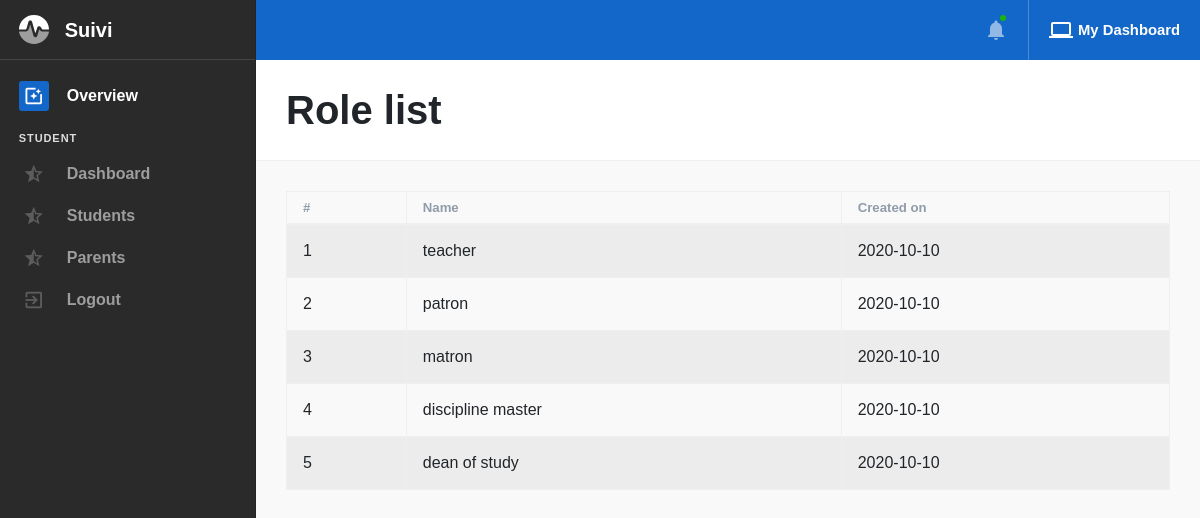
The app's page /staff-role-list.php (signed in) with its own data.
### tables this page shows
CREATE TABLE `staffrole` (
  `id` varchar(200) NOT NULL,
  `name` varchar(45) DEFAULT NULL,
  `created_on` date DEFAULT NULL,
  `deleted` char(45) DEFAULT NULL
);

### staff-role-list.php (the view, shortened to what this page needs)
<!DOCTYPE html>
<html lang="en" dir="ltr">
<head>
    <link type="text/css" href="assets/vendor/perfect-scrollbar.css" rel="stylesheet">
    <link type="text/css" href="assets/css/app.css" rel="stylesheet">
    <link type="text/css" href="assets/css/app.rtl.css" rel="stylesheet">
    <link type="text/css" href="assets/css/vendor-material-icons.css" rel="stylesheet">
    <link type="text/css" href="assets/css/vendor-material-icons.rtl.css" rel="stylesheet">
    <link type="text/css" href="assets/css/vendor-fontawesome-free.css" rel="stylesheet">
    <link type="text/css" href="assets/css/vendor-fontawesome-free.rtl.css" rel="stylesheet">
    <link type="text/css" href="assets/css/vendor-ion-rangeslider.css" rel="stylesheet">
    <link type="text/css" href="assets/css/vendor-ion-rangeslider.rtl.css" rel="stylesheet">
    <link rel="stylesheet" href="https://cdnjs.cloudflare.com/ajax/libs/twitter-bootstrap/4.5.2/css/bootstrap.css">
    <link rel="stylesheet" href="https://cdn.datatables.net/1.10.22/css/dataTables.bootstrap4.min.css">
    <link type="text/css" href="assets/css/vendor-flatpickr.css" rel="stylesheet">
    <link type="text/css" href="assets/css/vendor-flatpickr.rtl.css" rel="stylesheet">
    <link type="text/css" href="assets/css/vendor-flatpickr-airbnb.css" rel="stylesheet">
    <link type="text/css" href="assets/css/vendor-flatpickr-airbnb.rtl.css" rel="stylesheet">
    <link type="text/css" href="assets/vendor/jqvmap/jqvmap.min.css" rel="stylesheet">
</head>
<body class="layout-default">
    <div class="mdk-drawer-layout js-mdk-drawer-layout" data-push data-responsive-width="992px" data-fullbleed>
        <div class="mdk-drawer-layout__content">
            <?php include('includes/header.php'); ?>
            <div class="mdk-header-layout__content mdk-header-layout__content--fullbleed mdk-header-layout__content--scrollable page"
                style="padding-top: 60px;">
                <div class="page__heading">
                    <div class="container-fluid page__container">
                        <div class="row">
                            <div class="col col-md-6"><h1 class="mb-0">Role list</h1></div>
                        </div>
                    </div>
                </div>
                <div class="bg-white border-bottom mb-3">
                </div>
                <div class="container-fluid page__container">
                    <div class="tab-content">
                        <div class="tab-pane active show fade" id="activity_all">
                            <table id="example" class="table table-striped table-bordered" style="width:100%">
                                        <thead>
                                            <tr>
                                                <th>#</th>
                                                <th>Name</th>
                                                <th>Created on</th>
                                            </tr>
                                        </thead>
                                        <tbody>
                                        <?php
                                            $no=0;
											$query = "SELECT * FROM staffrole WHERE deleted != 'yes'";
											$query = $conn->query($query);
												while($row = $query->fetch_assoc()){
                                                    $no++;
										?>
                                            <tr>
                                                <td><?php echo $no; ?></td>
                                                <td><?php echo $row['name']; ?></td>
                                                <td><?php echo $row['created_on']; ?></td>
                                            </tr>
                                            <?php } ?>
                                        </tbody>
                                    </table>
                        </div>
                    </div>
                </div>
            </div>
        </div>
    </div>
    <?php include('includes/left-bar.php'); ?>
    </div>
</body>
</html>

### records on screen
staffrole: name "teacher", created_on "2020-10-10"
staffrole: name "patron", created_on "2020-10-10"
staffrole: name "matron", created_on "2020-10-10"
staffrole: name "discipline master", created_on "2020-10-10"
staffrole: name "dean of study", created_on "2020-10-10"
